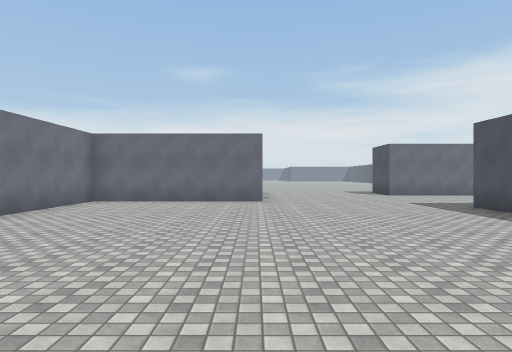
view 1 (above)

21 first-person views from a walk through a Unity game level. The camera is 1.5 m above the floor, looks level and sees 75° across. The floor is counted in squares, 2 m on a side. Each view is taken from the middle of a square. On the plan, view 1 faces up. The plan holds only what a view shows up to about 11 squares ahead; the rest is blank. The place goes on beyond the plan. Surface patterns are stand-ins for the level's own textures.

view 2
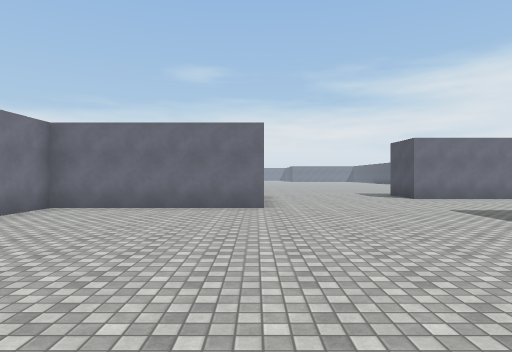

view 3
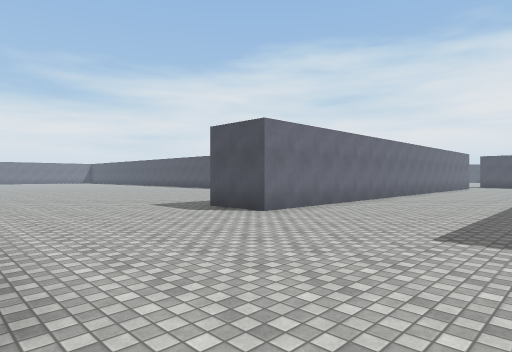

view 4
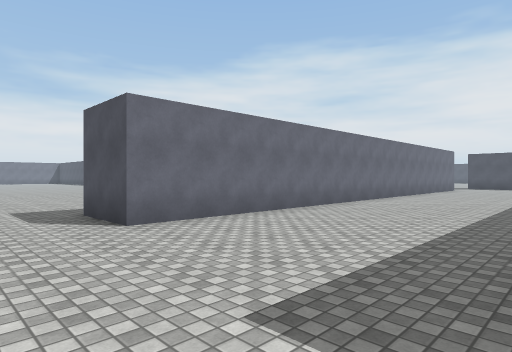

view 5
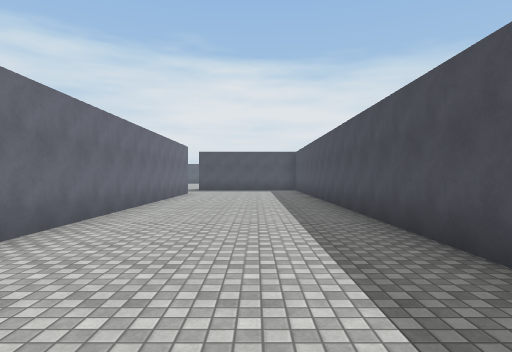

view 6
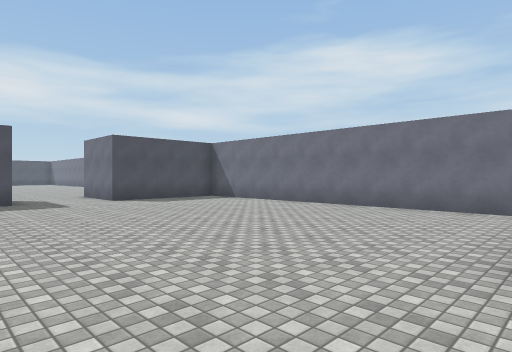

view 7
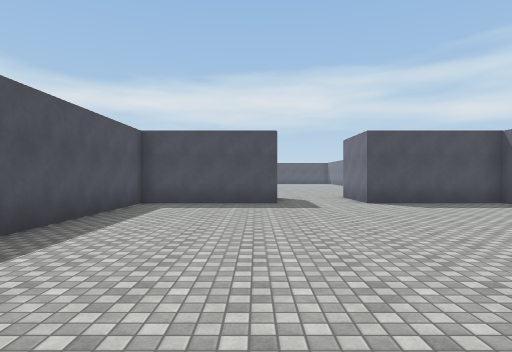

view 8
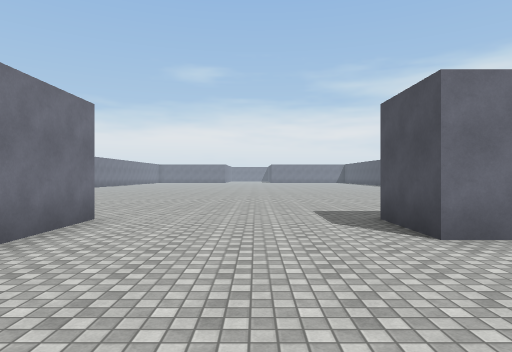

view 9
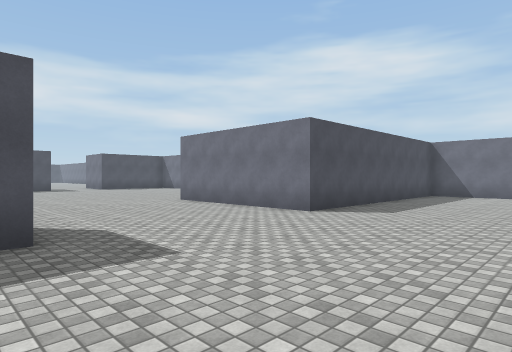

view 10
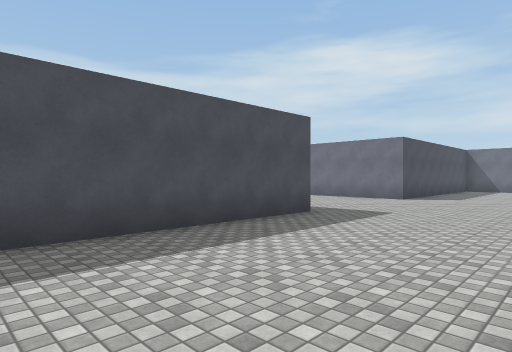

view 11
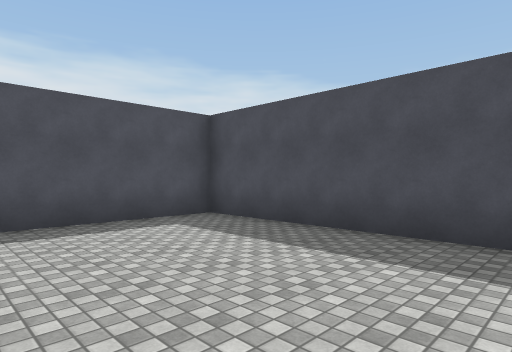

view 12
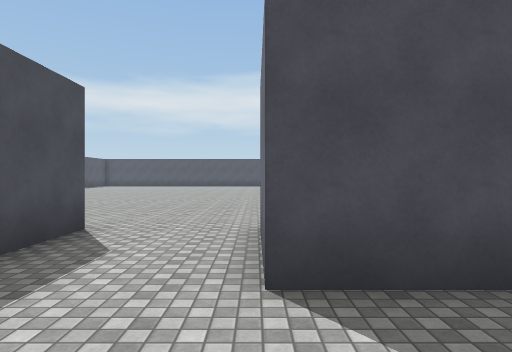

view 13
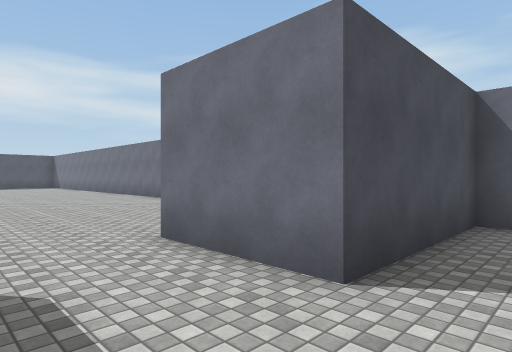

view 14
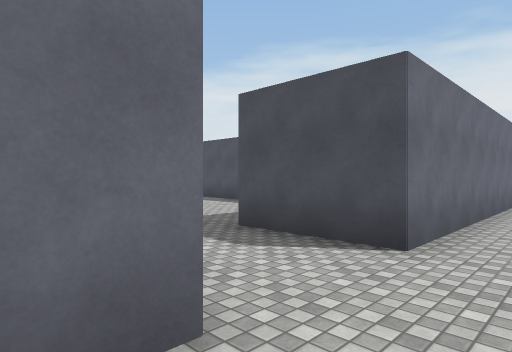

view 15
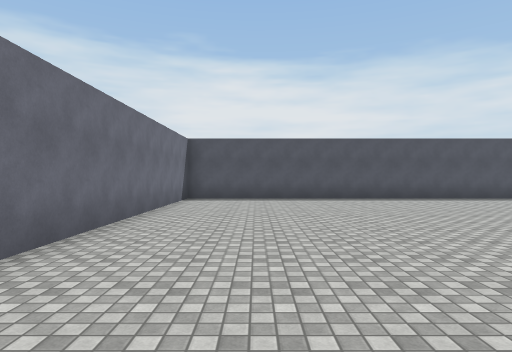

view 16
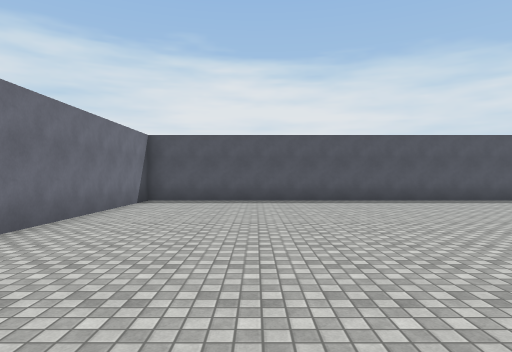

view 17
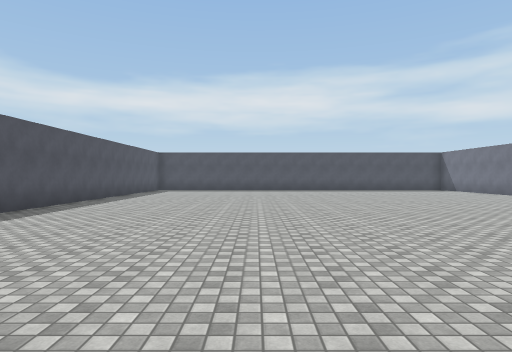

view 18
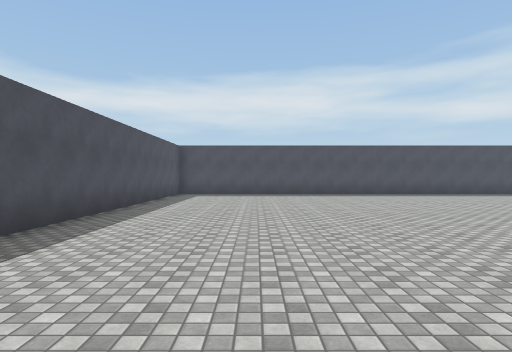

view 19
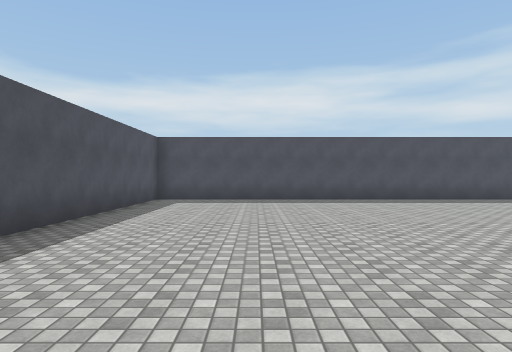

view 20
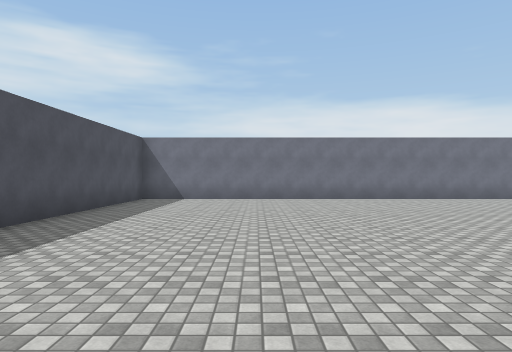

view 21
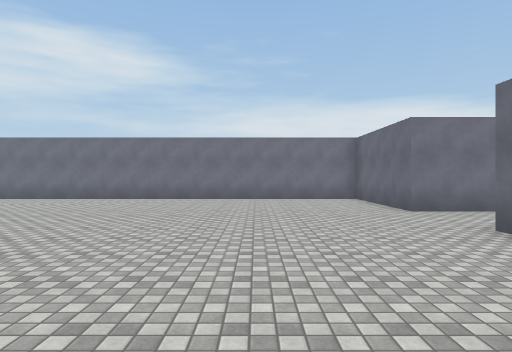

### Floor plan
Points are (right, up) in squares from view 1. A wall is a line through its corners. A room is listed if a view was taken in it or the views show most of it. See-through windows are left out.
Room 1 (views 1, 2, 3, 4, 5, 6, 7, 8, 9, 10, 11, 12, 13)
walls: (5.2, 6.8) (5.2, 8); (10.6, 7.9) (19, 7.9); (-5.4, 14.8) (0.2, 14.8) (0.2, 9.8) (-4.8, 9.8) (-4.8, 2.2); (-4.8, 0.2) (-4.8, -0.2) (-1.1, -0.2) (-1.1, -2.7); (1.4, -2.7) (1.4, -0.2) (5.2, -0.2) (5.2, 4.9); (19, 12.9) (5.2, 12.9) (5.2, 14.8) (12.5, 14.8) (12.5, 18.4)
ways out: opening at (0.5, -1.5) to room 2
Room 2 (views 14, 15, 16, 17, 18, 19, 20, 21)
walls: (-1.1, -2.7) (-4.8, -2.7) (-4.8, -22.7) (10.2, -22.7) (10.2, -2.7) (1.4, -2.7)
ways out: opening at (0.5, -1.5) to room 1

Positions as (right, up) in squares from view 1, and headings:
1: (0, 0), facing up
2: (0, 2), facing up
3: (0, 8), facing up-right
4: (3, 8), facing up-right
5: (8, 10), facing right
6: (3, 10), facing down-left
7: (2, 9), facing down
8: (3, 9), facing up
9: (6, 19), facing down-left
10: (11, 19), facing down-left
11: (7, 19), facing down-right
12: (-1, 2), facing down
13: (1, 1), facing down-left
14: (-2, -4), facing up-right
15: (-1, -5), facing right
16: (0, -6), facing right
17: (5, -5), facing down
18: (7, -9), facing down
19: (7, -12), facing down
20: (6, -19), facing left
21: (6, -6), facing left
